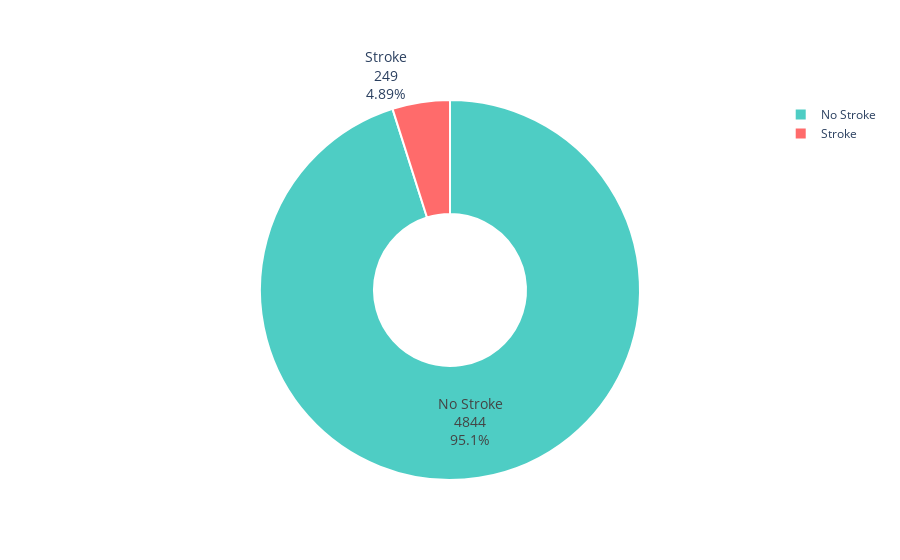

Notebook code cell kept with this figure:
### Markdown cell above
### 3.1 Target Variable Distribution

Analyzing the distribution of stroke occurrence in the dataset.

### Code cell
stroke_counts = df_clean['stroke'].value_counts()
fig = go.Figure(data=[go.Pie(
    labels=['No Stroke', 'Stroke'],
    values=stroke_counts.values,
    hole=0.4,
    marker=dict(colors=[COLOR_PALETTE['info'], COLOR_PALETTE['danger']],
                line=dict(color='white', width=2)),
    textinfo='label+percent+value',
    textfont=dict(size=14),
    hovertemplate='<b>%{label}</b><br>Count: %{value}<br>Percentage: %{percent}<extra></extra>'
)])
fig.show()
print(f"\nClass Distribution:")
print(f"No Stroke: {stroke_counts[0]} ({stroke_counts[0]/len(df_clean)*100:.2f}%)")
print(f"Stroke: {stroke_counts[1]} ({stroke_counts[1]/len(df_clean)*100:.2f}%)")
print(f"Imbalance Ratio: {stroke_counts[0]/stroke_counts[1]:.2f}:1")

### Figure 1 — Plotly figure (JSON) as saved in the notebook; plotly's stock layout.template omitted (floating-point values rounded to 4 significant figures)
{"data": [{"hole": 0.4, "hovertemplate": "<b>%{label}</b><br>Count: %{value}<br>Percentage: %{percent}<extra></extra>", "labels": ["No Stroke", "Stroke"], "marker": {"colors": ["#4ecdc4", "#ff6b6b"], "line": {"color": "white", "width": 2}}, "textfont": {"size": 14}, "textinfo": "label+percent+value", "type": "pie", "values": [4844, 249]}], "layout": {}}
